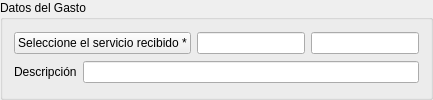
    <widget class="QGroupBox" name="groupBox_11">
     <property name="title">
      <string>Datos del Gasto</string>
     </property>
     <layout class="QGridLayout" name="gridLayout_4">
      <item row="0" column="0" colspan="2">
       <layout class="QHBoxLayout" name="horizontalLayout_6">
        <item>
         <widget class="DBChooseRecordButton" name="db_chooseidservicio">
          <property name="text">
           <string>Seleccione el servicio recibido *</string>
          </property>
          <property name="fieldName">
           <string/>
          </property>
          <property name="dataEditable">
           <bool>true</bool>
          </property>
          <property name="tableName">
           <string>servicios</string>
          </property>
          <property name="searchFilter">
           <string>serecibe=true</string>
          </property>
          <property name="scriptExecuteAfterChoose">
           <string>servicioSelected</string>
          </property>
         </widget>
        </item>
        <item>
         <widget class="DBLineEdit" name="db_lineidservicio">
          <property name="sizePolicy">
           <sizepolicy hsizetype="Preferred" vsizetype="Fixed">
            <horstretch>0</horstretch>
            <verstretch>0</verstretch>
           </sizepolicy>
          </property>
          <property name="relationFilter">
           <string>serecibe=true</string>
          </property>
          <property name="dataEditable">
           <bool>true</bool>
          </property>
          <property name="autoComplete">
           <set>AlephERP::RestrictValueToItemFromList|AlephERP::ValuesFromTableWithNoRelation</set>
          </property>
          <property name="autoCompleteTableName">
           <string>servicios</string>
          </property>
          <property name="autoCompleteColumn">
           <string>referencia</string>
          </property>
          <property name="autoCompletePopupSize">
           <size>
            <width>350</width>
            <height>0</height>
           </size>
          </property>
          <property name="autoCompleteVisibleFields">
           <string>referencia;nombre</string>
          </property>
          <property name="scriptAfterChooseFromCompleter">
           <string>servicioReferenciaSelected</string>
          </property>
         </widget>
        </item>
        <item>
         <widget class="DBLineEdit" name="db_servicios_nombre">
          <property name="focusPolicy">
           <enum>Qt::NoFocus</enum>
          </property>
          <property name="readOnly">
           <bool>true</bool>
          </property>
          <property name="fieldName">
           <string/>
          </property>
         </widget>
        </item>
       </layout>
      </item>
      <item row="1" column="0">
       <widget class="QLabel" name="label_17">
        <property name="text">
         <string>Descripción</string>
        </property>
       </widget>
      </item>
      <item row="1" column="1">
       <widget class="DBLineEdit" name="db_servicios_descripcion">
        <property name="dataEditable">
         <bool>true</bool>
        </property>
       </widget>
      </item>
     </layout>
    </widget>
